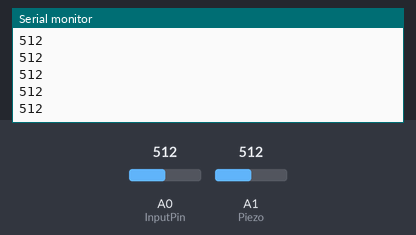
The sketch below on a simulated Arduino Uno, built with avr-gcc and run on an emulated ATmega328P. Shown: the last lines printed to the serial monitor. Inputs (shaded band) come from the test bench; at power-on: A1 (Piezo) = 512, A0 (InputPin) = 512.

Above: at 1.2 s.
1.3 s: A1 (Piezo) set to 390
At 1.31 s:
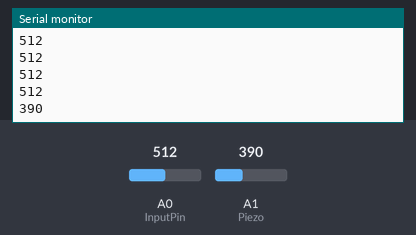
2.8 s: A1 (Piezo) set to 410
At 2.82 s:
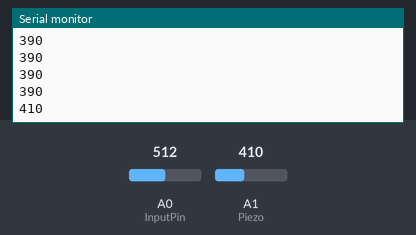
Timing chart, 0 to 5.8 s (numbered marks = the images above; inputs shaded):
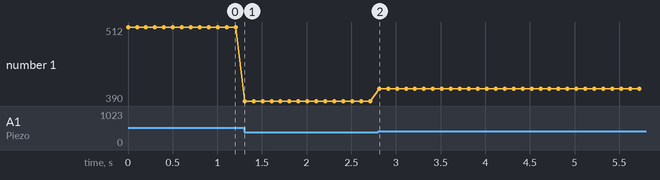

The sketch:

sensor-piezoeletrico.ino
```cpp
const int Piezo = 1;
int InputPin = 0;      // analog pin 0 is the input pin
const int ledPin = 13;
const int threshold = 30;
int val = 0;              // variable to store the value read
int a;
String str = "";
void setup() {
  //pinMode(ledPin, OUTPUT);
  Serial.begin(9600);
}

void loop() {
  int valP = analogRead(Piezo);
  val = analogRead(InputPin);
  Serial.println(valP);
  if (val > 400) {
    a = 1;
  }
  else if(val<400){
  a=0;
  }
  if (valP >= threshold) {
    //digitalWrite(ledPin, HIGH);
    // delay(1000);

  }
 // Serial.flush();
delay(100);

 // str += a;
  //str += " ";
 // str += valP;
  //Serial.println(str);
 // delay(5);
 // Serial.flush();
 // str = "";

}
```

Measured:
- after the input at 1.3 s, the serial monitor: prints a new line at once (image 1)
- after the input at 2.8 s, the serial monitor: prints a new line at once (image 2)
- plotted number 1: 512 → 390 after the input at 1.3 s, 390 → 410 after the input at 2.8 s
